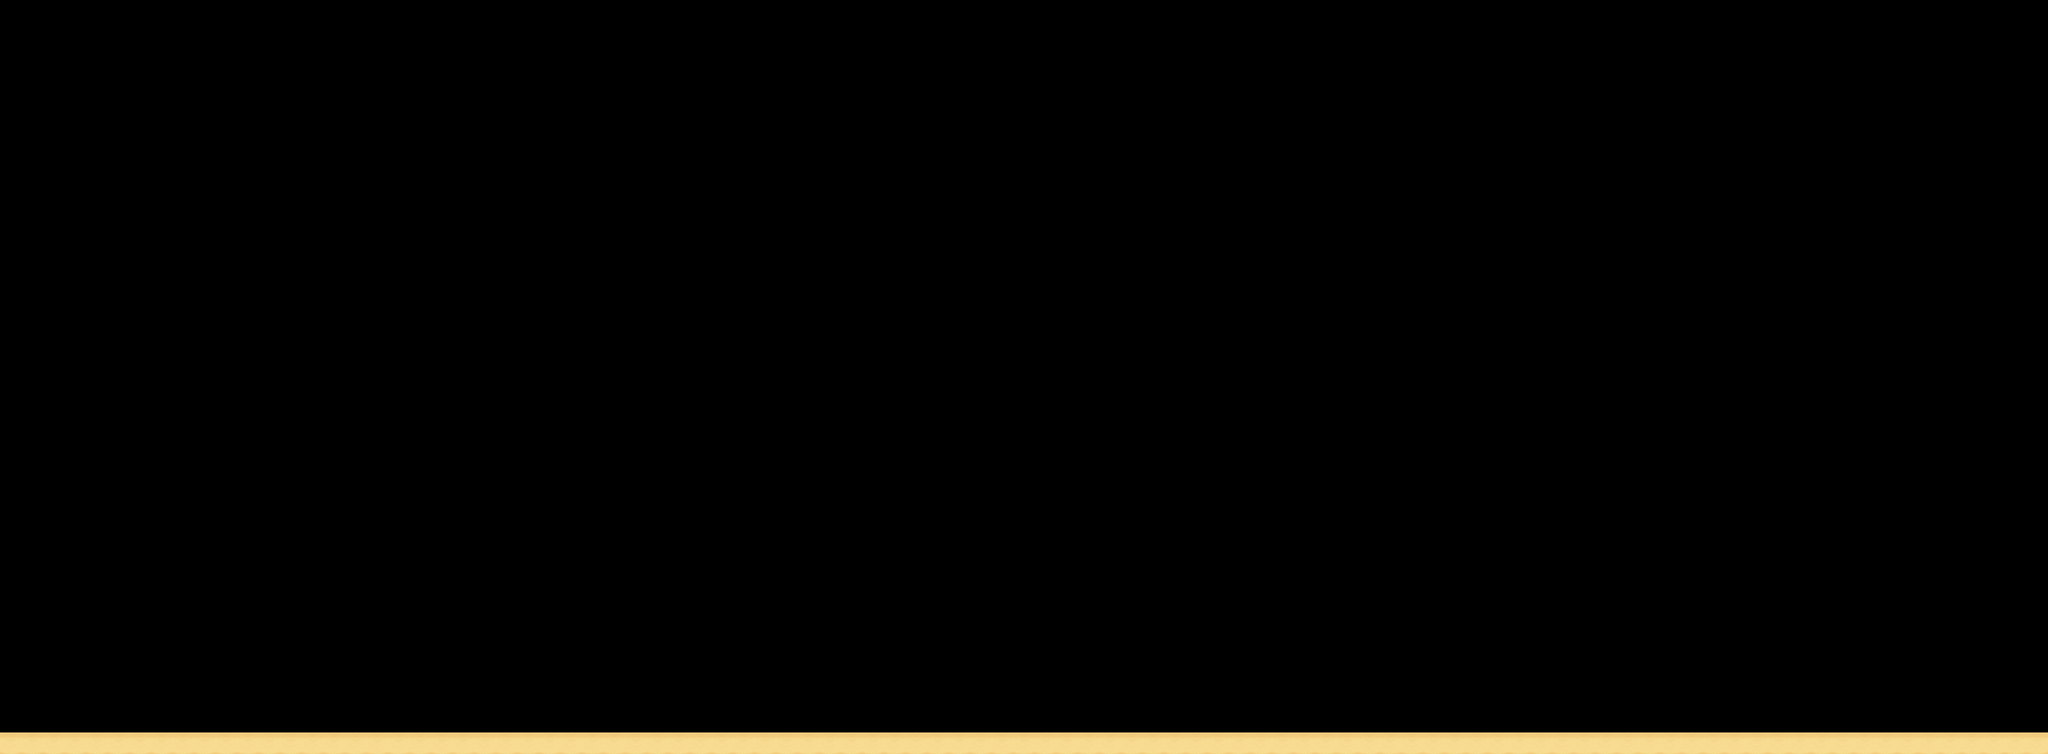

Tiled map render using the project's own tile images. Description and the map definition, with tile-layer contents summarised, below:
An orthogonal 95x35 tile map with 64x64 px tiles, 3 tile layers (Plateformes, derriere, mursInvisibles) and 14 objects (checkpoint_1, checkpoint_2, checkpoint_3).

<map version="1.4" tiledversion="1.4.2" orientation="orthogonal" renderorder="right-down" width="95" height="35" tilewidth="64" tileheight="64" infinite="0" nextlayerid="15" nextobjectid="43">
 <editorsettings>
  <export target="level1_V027.tmx" format="tmx" />
 </editorsettings>
 <tileset firstgid="1" name="kenny_simple_platformer" tilewidth="64" tileheight="64" tilecount="98" columns="14">
  <image source="../tilesets/platformPack_tilesheet_3.png" width="896" height="448" />
  <tile id="0">
   <properties>
    <property name="collides" type="bool" value="true" />
   </properties>
  </tile>
  <tile id="1">
   <properties>
    <property name="collides" type="bool" value="false" />
   </properties>
  </tile>
  <tile id="2">
   <properties>
    <property name="collides" type="bool" value="false" />
   </properties>
  </tile>
  <tile id="3">
   <properties>
    <property name="collides" type="bool" value="false" />
   </properties>
  </tile>
  <tile id="4">
   <properties>
    <property name="collides" type="bool" value="false" />
   </properties>
  </tile>
  <tile id="5">
   <properties>
    <property name="collides" type="bool" value="false" />
   </properties>
  </tile>
  <tile id="6">
   <properties>
    <property name="collides" type="bool" value="false" />
   </properties>
  </tile>
  <tile id="7">
   <properties>
    <property name="collides" type="bool" value="false" />
   </properties>
  </tile>
  <tile id="8">
   <properties>
    <property name="collides" type="bool" value="false" />
   </properties>
  </tile>
  <tile id="9">
   <properties>
    <property name="collides" type="bool" value="false" />
   </properties>
  </tile>
  <tile id="10">
   <properties>
    <property name="collides" type="bool" value="false" />
   </properties>
  </tile>
  <tile id="11">
   <properties>
    <property name="collides" type="bool" value="false" />
   </properties>
  </tile>
  <tile id="12">
   <properties>
    <property name="collides" type="bool" value="false" />
   </properties>
  </tile>
  <tile id="13">
   <properties>
    <property name="collides" type="bool" value="true" />
   </properties>
  </tile>
  <tile id="14">
   <properties>
    <property name="collides" type="bool" value="false" />
   </properties>
  </tile>
  <tile id="15">
   <properties>
    <property name="collides" type="bool" value="false" />
   </properties>
  </tile>
  <tile id="16">
   <properties>
    <property name="collides" type="bool" value="false" />
   </properties>
  </tile>
  <tile id="17">
   <properties>
    <property name="collides" type="bool" value="false" />
   </properties>
  </tile>
  <tile id="18">
   <properties>
    <property name="collides" type="bool" value="false" />
   </properties>
  </tile>
  <tile id="19">
   <properties>
    <property name="collides" type="bool" value="false" />
   </properties>
  </tile>
  <tile id="20">
   <properties>
    <property name="collides" type="bool" value="false" />
   </properties>
  </tile>
  <tile id="21">
   <properties>
    <property name="collides" type="bool" value="false" />
   </properties>
  </tile>
  <tile id="22">
   <properties>
    <property name="collides" type="bool" value="false" />
   </properties>
  </tile>
  <tile id="23">
   <properties>
    <property name="collides" type="bool" value="false" />
   </properties>
  </tile>
  <tile id="24">
   <properties>
    <property name="collides" type="bool" value="false" />
   </properties>
  </tile>
  <tile id="25">
   <properties>
    <property name="collides" type="bool" value="false" />
   </properties>
  </tile>
  <tile id="26">
   <properties>
    <property name="collides" type="bool" value="false" />
   </properties>
  </tile>
  <tile id="27">
   <properties>
    <property name="collides" type="bool" value="false" />
   </properties>
  </tile>
  <tile id="28">
   <properties>
    <property name="collides" type="bool" value="false" />
   </properties>
  </tile>
  <tile id="29">
   <properties>
    <property name="collides" type="bool" value="false" />
   </properties>
  </tile>
  <tile id="30">
   <properties>
    <property name="collides" type="bool" value="false" />
   </properties>
  </tile>
  <tile id="31">
   <properties>
    <property name="collides" type="bool" value="false" />
   </properties>
  </tile>
  <tile id="32">
   <properties>
    <property name="collides" type="bool" value="false" />
   </properties>
  </tile>
  <tile id="33">
   <properties>
    <property name="collides" type="bool" value="false" />
   </properties>
  </tile>
  <tile id="34">
   <properties>
    <property name="collides" type="bool" value="false" />
   </properties>
  </tile>
  <tile id="35">
   <properties>
    <property name="collides" type="bool" value="false" />
   </properties>
  </tile>
  <tile id="36">
   <properties>
    <property name="collides" type="bool" value="false" />
   </properties>
  </tile>
  <tile id="37">
   <properties>
    <property name="collides" type="bool" value="false" />
   </properties>
  </tile>
  <tile id="38">
   <properties>
    <property name="collides" type="bool" value="false" />
   </properties>
  </tile>
  <tile id="39">
   <properties>
    <property name="collides" type="bool" value="false" />
   </properties>
  </tile>
  <tile id="40">
   <properties>
    <property name="collides" type="bool" value="false" />
   </properties>
  </tile>
  <tile id="41">
   <properties>
    <property name="collides" type="bool" value="false" />
   </properties>
  </tile>
  <tile id="42">
   <properties>
    <property name="collides" type="bool" value="false" />
   </properties>
  </tile>
  <tile id="43">
   <properties>
    <property name="collides" type="bool" value="false" />
   </properties>
  </tile>
  <tile id="44">
   <properties>
    <property name="collides" type="bool" value="false" />
   </properties>
  </tile>
  <tile id="45">
   <properties>
    <property name="collides" type="bool" value="false" />
   </properties>
  </tile>
  <tile id="46">
   <properties>
    <property name="collides" type="bool" value="false" />
   </properties>
  </tile>
  <tile id="47">
   <properties>
    <property name="collides" type="bool" value="false" />
   </properties>
  </tile>
  <tile id="48">
   <properties>
    <property name="collides" type="bool" value="false" />
   </properties>
  </tile>
  <tile id="49">
   <properties>
    <property name="collides" type="bool" value="false" />
   </properties>
  </tile>
  <tile id="50">
   <properties>
    <property name="collides" type="bool" value="false" />
   </properties>
  </tile>
  <tile id="51">
   <properties>
    <property name="collides" type="bool" value="false" />
   </properties>
  </tile>
  <tile id="52">
   <properties>
    <property name="collides" type="bool" value="false" />
   </properties>
  </tile>
  <tile id="53">
   <properties>
    <property name="collides" type="bool" value="false" />
   </properties>
  </tile>
  <tile id="54">
   <properties>
    <property name="collides" type="bool" value="false" />
   </properties>
  </tile>
  <tile id="55">
   <properties>
    <property name="collides" type="bool" value="false" />
   </properties>
  </tile>
  <tile id="56">
   <properties>
    <property name="collides" type="bool" value="false" />
   </properties>
  </tile>
  <tile id="57">
   <properties>
    <property name="collides" type="bool" value="false" />
   </properties>
  </tile>
  <tile id="58">
   <properties>
    <property name="collides" type="bool" value="false" />
   </properties>
  </tile>
  <tile id="59">
   <properties>
    <property name="collides" type="bool" value="false" />
   </properties>
  </tile>
  <tile id="60">
   <properties>
    <property name="collides" type="bool" value="false" />
   </properties>
  </tile>
  <tile id="61">
   <properties>
    <property name="collides" type="bool" value="false" />
   </properties>
  </tile>
  <tile id="62">
   <properties>
    <property name="collides" type="bool" value="false" />
   </properties>
  </tile>
  <tile id="63">
   <properties>
    <property name="collides" type="bool" value="false" />
   </properties>
  </tile>
  <tile id="64">
   <properties>
    <property name="collides" type="bool" value="false" />
   </properties>
  </tile>
  <tile id="65">
   <properties>
    <property name="collides" type="bool" value="false" />
   </properties>
  </tile>
  <tile id="66">
   <properties>
    <property name="collides" type="bool" value="false" />
   </properties>
  </tile>
  <tile id="67">
   <properties>
    <property name="collides" type="bool" value="false" />
   </properties>
  </tile>
  <tile id="68">
   <properties>
    <property name="collides" type="bool" value="false" />
   </properties>
  </tile>
  <tile id="69">
   <properties>
    <property name="collides" type="bool" value="false" />
   </properties>
  </tile>
  <tile id="70">
   <properties>
    <property name="collides" type="bool" value="false" />
   </properties>
  </tile>
  <tile id="71">
   <properties>
    <property name="collides" type="bool" value="false" />
   </properties>
  </tile>
  <tile id="72">
   <properties>
    <property name="collides" type="bool" value="false" />
   </properties>
  </tile>
  <tile id="73">
   <properties>
    <property name="collides" type="bool" value="false" />
   </properties>
  </tile>
  <tile id="74">
   <properties>
    <property name="collides" type="bool" value="false" />
   </properties>
  </tile>
  <tile id="75">
   <properties>
    <property name="collides" type="bool" value="false" />
   </properties>
  </tile>
  <tile id="76">
   <properties>
    <property name="collides" type="bool" value="false" />
   </properties>
  </tile>
  <tile id="77">
   <properties>
    <property name="collides" type="bool" value="false" />
   </properties>
  </tile>
  <tile id="78">
   <properties>
    <property name="collides" type="bool" value="false" />
   </properties>
  </tile>
  <tile id="79">
   <properties>
    <property name="collides" type="bool" value="false" />
   </properties>
  </tile>
  <tile id="80">
   <properties>
    <property name="collides" type="bool" value="false" />
   </properties>
  </tile>
  <tile id="81">
   <properties>
    <property name="collides" type="bool" value="false" />
   </properties>
  </tile>
  <tile id="82">
   <properties>
    <property name="collides" type="bool" value="false" />
   </properties>
  </tile>
  <tile id="83">
   <properties>
    <property name="collides" type="bool" value="false" />
   </properties>
  </tile>
  <tile id="84">
   <properties>
    <property name="collides" type="bool" value="false" />
   </properties>
  </tile>
  <tile id="85">
   <properties>
    <property name="collides" type="bool" value="false" />
   </properties>
  </tile>
  <tile id="86">
   <properties>
    <property name="collides" type="bool" value="false" />
   </properties>
  </tile>
  <tile id="87">
   <properties>
    <property name="collides" type="bool" value="false" />
   </properties>
  </tile>
  <tile id="88">
   <properties>
    <property name="collides" type="bool" value="false" />
   </properties>
  </tile>
  <tile id="89">
   <properties>
    <property name="collides" type="bool" value="false" />
   </properties>
  </tile>
  <tile id="90">
   <properties>
    <property name="collides" type="bool" value="false" />
   </properties>
  </tile>
  <tile id="91">
   <properties>
    <property name="collides" type="bool" value="false" />
   </properties>
  </tile>
  <tile id="92">
   <properties>
    <property name="collides" type="bool" value="false" />
   </properties>
  </tile>
  <tile id="93">
   <properties>
    <property name="collides" type="bool" value="false" />
   </properties>
  </tile>
  <tile id="94">
   <properties>
    <property name="collides" type="bool" value="false" />
   </properties>
  </tile>
  <tile id="95">
   <properties>
    <property name="collides" type="bool" value="false" />
   </properties>
  </tile>
  <tile id="96">
   <properties>
    <property name="collides" type="bool" value="false" />
   </properties>
  </tile>
  <tile id="97">
   <properties>
    <property name="collides" type="bool" value="false" />
   </properties>
  </tile>
 </tileset>
 <layer id="1" name="Plateformes" width="95" height="35">
  <data>[3325 cells, 95 non-empty, 1 distinct tile ids]</data>
 </layer>
 <objectgroup id="13" name="Platforms">
  <object id="32" gid="1" x="1792" y="2112" width="64" height="64" />
  <object id="33" gid="1" x="1920" y="2048" width="64" height="64" />
  <object id="34" gid="1" x="2048" y="1984" width="64" height="64" />
  <object id="35" gid="1" x="2240" y="2048" width="64" height="64" />
  <object id="36" gid="1" x="3776" y="2048" width="64" height="64" />
  <object id="37" gid="1" x="3456" y="2112" width="64" height="64" />
  <object id="39" gid="1" x="3328" y="2048" width="64" height="64" />
  <object id="40" gid="1" x="3456" y="1984" width="64" height="64" />
  <object id="41" gid="1" x="3648" y="1920" width="64" height="64" />
  <object id="42" gid="1" x="3840" y="1792" width="64" height="64" />
 </objectgroup>
 <objectgroup id="2" name="stars" />
 <layer id="8" name="derriere" width="95" height="35">
  <data>[3325 cells, 0 non-empty, 0 distinct tile ids]</data>
 </layer>
 <objectgroup id="3" name="tireurMonsters" />
 <objectgroup id="4" name="checkPoints">
  <object id="27" name="checkpoint_1" gid="32" x="64" y="2176" width="64" height="64" />
  <object id="28" name="checkpoint_2" gid="32" x="1472" y="2176" width="64" height="64" />
  <object id="31" name="checkpoint_3" gid="32" x="5440" y="2176" width="64" height="64" />
 </objectgroup>
 <objectgroup id="10" name="videos" />
 <objectgroup id="11" name="dalles">
  <object id="30" gid="46" x="5824" y="2176" width="64" height="64" />
 </objectgroup>
 <layer id="14" name="mursInvisibles" width="95" height="35" opacity="0">
  <data>[3325 cells, 51 non-empty, 1 distinct tile ids]</data>
 </layer>
 <objectgroup id="5" name="flyingMonsters" />
 <objectgroup id="6" name="katanaMonsters" />
 <objectgroup id="7" name="PlateformMouv" />
</map>
